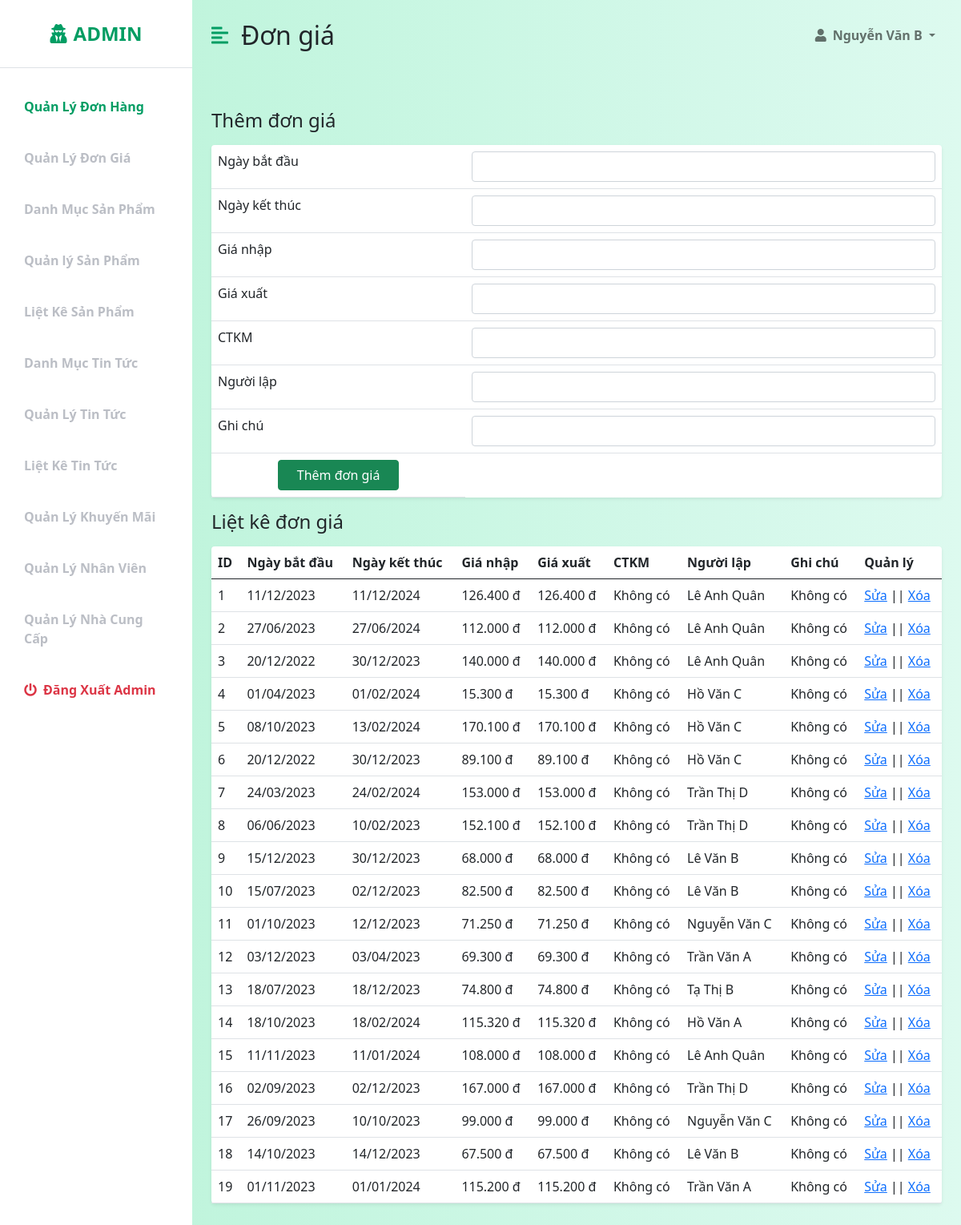
The app's page /admin/brandadd.php (signed in) with its own data.
### tables this page shows
CREATE TABLE `dongia` (
  `id_dongia` int(11) UNSIGNED NOT NULL,
  `ngaybatdau` varchar(25) NOT NULL,
  `ngayketthuc` varchar(25) NOT NULL,
  `gianhap` varchar(25) NOT NULL,
  `giaxuat` varchar(25) NOT NULL,
  `ctkm` varchar(200) NOT NULL,
  `nguoilap` varchar(100) NOT NULL,
  `ghichu` varchar(200) NOT NULL
);

### lib/session.php (called while the page is built, shortened)
<?php
class Session{
 public static function get($key){
    if (isset($_SESSION[$key])) {
     return $_SESSION[$key];
    } else {
     return false;
    }
 }
}
?>

### lib/database.php (called while the page is built, shortened)
<?php
Class Database{
   public $host   = DB_HOST;
   public $user   = DB_USER;
   public $pass   = DB_PASS;
   public $dbname = DB_NAME;
   public $link;
private function connectDB(){
   $this->link = new mysqli($this->host, $this->user, $this->pass,
    $this->dbname);
 }
public function select($query){
  $result = $this->link->query($query) or
   die($this->link->error.__LINE__);
  if($result->num_rows > 0){
    return $result;
  } else {
    return false;
  }
 }
}

### classes/brand.php (called while the page is built, shortened)
<?php
    $filepath = realpath(dirname(__FILE__));
    include_once ($filepath.'/../lib/database.php');
?>
<?php
    class brand
    {
        private $db;
        public function __construct()
        {
            $this->db = new Database();
        }
        public function show_brand()
        {
            $query = "SELECT * FROM dongia ORDER BY id_dongia DESC";
            $result = $this->db->select($query);
            return $result;
        }
    }
?>

### admin/brandadd.php (the view, shortened to what this page needs)
<?php
include 'inc/header.php';
include 'inc/sidebar.php';
?>
<?php include '../classes/brand.php';?>
<?php
$brand = new brand();
?>
 <div id="page-content-wrapper">
            <nav class="navbar navbar-expand-lg navbar-light bg-transparent py-4 px-4">
                <div class="d-flex align-items-center">
                    <i class="fas fa-align-left primary-text fs-4 me-3" id="menu-toggle"></i>
                    <h2 class="fs-2 m-0">Đơn giá</h2>
                </div>
                <div class="collapse navbar-collapse" id="navbarSupportedContent">
                    <ul class="navbar-nav ms-auto mb-2 mb-lg-0">
                        <li class="nav-item dropdown">
                            <a class="nav-link dropdown-toggle second-text fw-bold" href="#" id="navbarDropdown"
                                role="button" data-bs-toggle="dropdown" aria-expanded="false">
                                <i class="fas fa-user me-2"></i></i><?php echo Session::get('adminName')?>
                            </a>
                        </li>
                    </ul>
                </div>
            </nav>
            <div class="container-fluid px-4">
                <div class="row my-5">
                    <h3 class="fs-4 mb-3">Thêm đơn giá</h3>
                    <div class="col">
                        <table class="table bg-white rounded shadow-sm table-hover">
                        <form method="post" action="brandadd.php">
                             <tbody>
                                <tr>
                                    <td>Ngày bắt đầu</td>
                                    <td>
                                     <div class="input-group">
                                         <input type="text" class="form-control" aria-describedby="basic-addon1" name="ngaybatdau">
                                     </div>
                                    </td>
                                </tr>
                                <tr>
                                    <td>Ngày kết thúc</td>
                                    <td>
                                     <div class="input-group">
                                         <input type="text" class="form-control" aria-describedby="basic-addon1" name="ngayketthuc">
                                     </div>
                                    </td>
                                </tr>
                                <tr>
                                    <td>Giá nhập</td>
                                    <td>
                                     <div class="input-group">
                                         <input type="text" class="form-control" aria-describedby="basic-addon1" name="gianhap">
                                     </div>
                                    </td>
                                </tr>
                                <tr>
                                    <td>Giá xuất</td>
                                    <td>
                                     <div class="input-group">
                                         <input type="text" class="form-control" aria-describedby="basic-addon1" name="giaxuat">
                                     </div>
                                    </td>
                                </tr>
                                <tr>
                                    <td>CTKM</td>
                                    <td>
                                     <div class="input-group">
                                         <input type="text" class="form-control" aria-describedby="basic-addon1" name="ctkm">
                                     </div>
                                    </td>
                                </tr>
                                <tr>
                                    <td>Người lập</td>
                                    <td>
                                     <div class="input-group">
                                         <input type="text" class="form-control" aria-describedby="basic-addon1" name="nguoilap">
                                     </div>
                                    </td>
                                </tr>
                                <tr>
                                    <td>Ghi chú</td>
                                    <td>
                                     <div class="input-group">
                                         <input type="text" class="form-control" aria-describedby="basic-addon1" name="ghichu">
                                     </div>
                                    </td>
                                </tr>
                                <tr>
                                    <td><div class="d-grid gap-2 col-6 mx-auto"><button class="btn btn-success" type="submit" name="submit">Thêm đơn giá</button></div></td>
                                </tr>
                             </tbody>
                            </form>
                        </table>
                    </div>
                    <h3 class="fs-4 mb-3">Liệt kê đơn giá</h3>
                    <div class="col">
                        <table class="table bg-white rounded shadow-sm table-hover">
                            <thead>
                                <tr>
                                    <th scope="col">ID</th>
                                    <th scope="col">Ngày bắt đầu</th>
                                    <th scope="col">Ngày kết thúc</th>
                                    <th scope="col">Giá nhập</th>
                                    <th scope="col">Giá xuất</th>
                                    <th scope="col">CTKM</th>
                                    <th scope="col">Người lập</th>
                                    <th scope="col">Ghi chú</th>
                                    <th scope="col">Quản lý</th>
                                </tr>
                            </thead>
                            <tbody>
                                <?php
                                    $show_brand = $brand -> show_brand();
                                    if($show_brand)
                                    {
                                        $i = 0;
                                        while($result = $show_brand->fetch_assoc()){
                                            $i++;
                                ?>
                                <tr>
                                    <td><?php echo $i; ?></td>
                                    <td><?php echo $result['ngaybatdau']?></td>
                                    <td><?php echo $result['ngayketthuc']?></td>
                                    <td><?php echo number_format(($result['gianhap']),0,',','.').' đ'?></td>
                                    <td><?php echo number_format(($result['giaxuat']),0,',','.').' đ'?></td>
                                    <td><?php echo $result['ctkm']?></td>
                                    <td><?php echo $result['nguoilap']?></td>
                                    <td><?php echo $result['ghichu']?></td>
                                    <td><a href="brandedit.php?id_dongia=<?php echo $result['id_dongia']?>">Sửa</a> ||
                                    <a onclick = "return confirm('Bạn có muốn xóa loại sản phẩm này ?')" href="?delid=<?php echo $result['id_dongia']?>">Xóa</a></td>
                                </tr>
                                <?php
                                        }
                                    }
                                ?>
                            </tbody>
                </div>
            </div>
        </div>
    </div>

### admin/css/style2.css (style rules this page uses)
:root { --main-bg-color: #009d63; --main-text-color: #009d63; --second-text-color: #bbbec5; --second-bg-color: #c1efde; }
.primary-text { color: var(--main-text-color); }
.second-text { color: var(--second-text-color); }
#page-content-wrapper { min-width: 100vw; }
#menu-toggle { cursor: pointer; }
@media (min-width: 768px) { #page-content-wrapper { min-width: 0; width: 100%; } }

### records on screen
dongia: ngaybatdau "11/12/2023", ngayketthuc "11/12/2024", gianhap "126.400", giaxuat "126.400", ctkm "Không có", nguoilap "Lê Anh Quân", ghichu "Không có"
dongia: ngaybatdau "27/06/2023", ngayketthuc "27/06/2024", gianhap "112.000", giaxuat "112.000", ctkm "Không có", nguoilap "Lê Anh Quân", ghichu "Không có"
dongia: ngaybatdau "20/12/2022", ngayketthuc "30/12/2023", gianhap "140.000", giaxuat "140.000", ctkm "Không có", nguoilap "Lê Anh Quân", ghichu "Không có"
dongia: ngaybatdau "01/04/2023", ngayketthuc "01/02/2024", gianhap "15.300", giaxuat "15.300", ctkm "Không có", nguoilap "Hồ Văn C", ghichu "Không có"
dongia: ngaybatdau "08/10/2023", ngayketthuc "13/02/2024", gianhap "170.100", giaxuat "170.100", ctkm "Không có", nguoilap "Hồ Văn C", ghichu "Không có"
dongia: ngaybatdau "20/12/2022", ngayketthuc "30/12/2023", gianhap "89.100", giaxuat "89.100", ctkm "Không có", nguoilap "Hồ Văn C", ghichu "Không có"
dongia: ngaybatdau "24/03/2023", ngayketthuc "24/02/2024", gianhap "153.000", giaxuat "153.000", ctkm "Không có", nguoilap "Trần Thị D", ghichu "Không có"
dongia: ngaybatdau "06/06/2023", ngayketthuc "10/02/2023", gianhap "152.100", giaxuat "152.100", ctkm "Không có", nguoilap "Trần Thị D", ghichu "Không có"
dongia: ngaybatdau "15/12/2023", ngayketthuc "30/12/2023", gianhap "68.000", giaxuat "68.000", ctkm "Không có", nguoilap "Lê Văn B", ghichu "Không có"
dongia: ngaybatdau "15/07/2023", ngayketthuc "02/12/2023", gianhap "82.500", giaxuat "82.500", ctkm "Không có", nguoilap "Lê Văn B", ghichu "Không có"
dongia: ngaybatdau "01/10/2023", ngayketthuc "12/12/2023", gianhap "71.250", giaxuat "71.250", ctkm "Không có", nguoilap "Nguyễn Văn C", ghichu "Không có"
dongia: ngaybatdau "03/12/2023", ngayketthuc "03/04/2023", gianhap "69.300", giaxuat "69.300", ctkm "Không có", nguoilap "Trần Văn A", ghichu "Không có"
dongia: ngaybatdau "18/07/2023", ngayketthuc "18/12/2023", gianhap "74.800", giaxuat "74.800", ctkm "Không có", nguoilap "Tạ Thị B", ghichu "Không có"
dongia: ngaybatdau "18/10/2023", ngayketthuc "18/02/2024", gianhap "115.320", giaxuat "115.320", ctkm "Không có", nguoilap "Hồ Văn A", ghichu "Không có"
dongia: ngaybatdau "11/11/2023", ngayketthuc "11/01/2024", gianhap "108.000", giaxuat "108.000", ctkm "Không có", nguoilap "Lê Anh Quân", ghichu "Không có"
dongia: ngaybatdau "02/09/2023", ngayketthuc "02/12/2023", gianhap "167.000", giaxuat "167.000", ctkm "Không có", nguoilap "Trần Thị D", ghichu "Không có"
dongia: ngaybatdau "26/09/2023", ngayketthuc "10/10/2023", gianhap "99.000", giaxuat "99.000", ctkm "Không có", nguoilap "Nguyễn Văn C", ghichu "Không có"
dongia: ngaybatdau "14/10/2023", ngayketthuc "14/12/2023", gianhap "67.500", giaxuat "67.500", ctkm "Không có", nguoilap "Lê Văn B", ghichu "Không có"
dongia: ngaybatdau "01/11/2023", ngayketthuc "01/01/2024", gianhap "115.200", giaxuat "115.200", ctkm "Không có", nguoilap "Trần Văn A", ghichu "Không có"

### other values on screen
Session::get('adminName') "Nguyễn Văn B"
